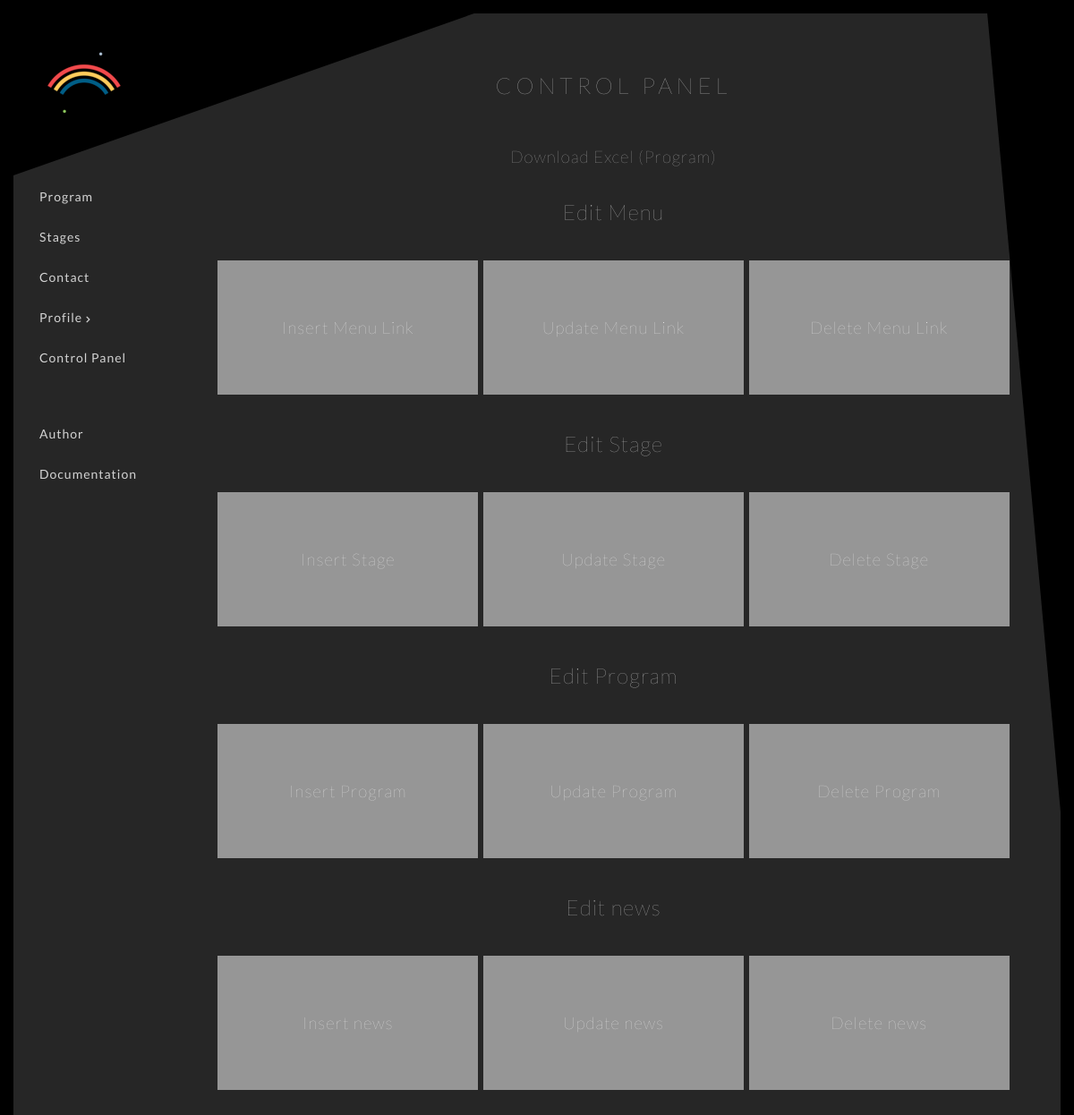
Page /index.php?page=controlpanel (signed in) on the committed database.
### tables this page shows
CREATE TABLE `menu` (
  `id_menu` int(4) NOT NULL,
  `name` varchar(100) NOT NULL,
  `link` varchar(100) NOT NULL,
  `level` int(2) NOT NULL,
  `type` varchar(100) NOT NULL,
  `parent_id` int(4) DEFAULT NULL
);

### config/connection.php (called while the page is built, shortened)
<?php
include ABSOLUTE_PATH."models/functions.php";
try{
	$conn = new PDO("mysql:host=".SERVER.";dbname =".DBNAME, USERNAME, PASSWORD);
	$conn -> setAttribute(PDO::ATTR_DEFAULT_FETCH_MODE, PDO::FETCH_ASSOC);
	$conn->setAttribute(PDO::ATTR_ERRMODE, PDO::ERRMODE_EXCEPTION);
}
catch(PDOException $ex){
	$ex->getMessage();
	exit('Server not responding, please try again later.');
}
function execQuery($query){
	global $conn;
	return $conn->query($query)->fetchAll(PDO::FETCH_ASSOC);
}
?>

### models/menu/functions.php (called while the page is built, shortened)
<?php
	function primaryMenuHeader(){
		return execQuery("SELECT * FROM club.menu WHERE parent_id is NULL AND type='header' ");
	}
	function primaryMenuFooter(){
		return execQuery("SELECT * FROM club.menu WHERE parent_id is NULL AND type='footer' ");
	}
	function recursiveMenu($id){
		return execQuery("SELECT * FROM club.menu WHERE parent_id = $id");
	}
?>

### views/controlPanel.php (the view, shortened to what this page needs)
<div class="main" id="controlPanel">
	<h1>CONTROL PANEL</h1><br><br><br>
	<h3 id="dlExcel" class="dl">Download Excel (Program)</h3><br><br>
		<h2>Edit Menu</h2>
		<div id="menuEdit" class="cpBlock">
			<h3 id="menuInsert">Insert Menu Link</h3>
			<h3 id="menuUpdate">Update Menu Link</h3>
			<h3 id="menuDelete">Delete Menu Link</h3>
		</div>
		<h2>Edit Stage</h2>
		<div id="stageEdit" class="cpBlock">
			<h3 id="stageInsert">Insert Stage</h3>
			<h3 id="stageUpdate">Update Stage</h3>
			<h3 id="stageDelete">Delete Stage</h3>
		</div>
		<h2>Edit Program</h2>
		<div id="programEdit" class="cpBlock">
			<h3 id="programInsert">Insert Program</h3>
			<h3 id="programUpdate">Update Program</h3>
			<h3 id="programDelete">Delete Program</h3>
		</div>
		<h2>Edit news</h2>
		<div id="newsEdit" class="cpBlock">
			<h3 id="newsInsert">Insert news</h3>
			<h3 id="newsUpdate">Update news</h3>
			<h3 id="newsDelete">Delete news</h3>
		</div>
</div>

### views/fixed/menu.php (shortened to what this page needs)
<?php include "models/menu/functions.php"; ?>
<div id="menu">
	<div id="logo">
		<a href="index.php"><img src="assets/img/logo.png" alt="logo"/></a>
	</div>
	<ul id="header">
	<?php
	$menu_primary_header = primaryMenuHeader();
	foreach($menu_primary_header as $row){
		$name = $row['name'];
		$link = $row['link'];
		$id = $row['id_menu'];
		$children = recursiveMenu($id);
		if((isset($_SESSION['username'])&&(($name=='login')||($name=='register')))||(!isset($_SESSION['username'])&&($name=='profile'))){
			continue;
			}
		else{
			echo "<li";
			if(count($children)>0){
				echo " class='recursiveMenu'>";
				echo "<a href=$link>{$name} <i class='fas fa-chevron-right'></i></a>";
			}
			else{
				echo "><a href=$link>{$name}</a>";
			}
		}
		echo "</li>";
	}
	?>
	</ul>
	<ul id="footer">
	<?php
	$menu_primary_footer = primaryMenuFooter();
	foreach($menu_primary_footer as $row){
		$name = $row['name'];
		$link = $row['link'];
		$id = $row['id_menu'];
		$children = recursiveMenu($id);
		if((isset($_SESSION['username'])&&(($name=='login')||($name=='register')))||(!isset($_SESSION['username'])&&($name=='profile'))){
			continue;
			}
		else{
			echo "<li";
			if(count($children)>0){
				echo " class='recursiveMenu'>";
				echo "<a href=$link>{$name} <i class='fas fa-chevron-right'></i></a>";
				children($children);
			}
			else{
				echo "><a href=$link>{$name}</a>";
			}
		}
		echo "</li>";
	} ?>
	</ul>
</div>

### assets/css/style.css (style rules this page uses)
* { margin: 0px; padding: 0px; box-sizing: border-box; }
ul { list-style: none; }
a { text-decoration: none; color: white; letter-spacing: 1px; }
p, a, li, input, textarea { font-size: 14px; }
p, a, h1, h2, h3, h4, h5, h6, li, input, textarea { font-family: 'Lato', sans-serif; color: lightgrey; }
h1, h2, h3, h4, h5, h6 { letter-spacing: 1px; font-weight: 1; }
h1 { font-size: 25px; letter-spacing: 5px; }
body { background-color: #000; }
#menu { width: 15%; height: 100vh; padding: 5px 10px; position: fixed; top: 0px; left: 0px; z-index: 998; }
#menu #logo { padding: 30px; }
#menu #header, #menu #footer { margin-top: 20px; padding-left: 20px; padding-bottom: 20px; }
#menu #header li, #menu #footer li { padding: 14px; text-transform: capitalize; }
#menu #header .recursiveMenu, #menu #footer .recursiveMenu { position: relative; }
#menu #header .recursiveMenu i, #menu #footer .recursiveMenu i { font-size: 8px; }
.main { width: 85%; margin: 80px 0px 50px 15%; }
#controlPanel { display: flex; justify-content: center; align-items: center; flex-direction: column; }
#controlPanel h1 { font-size: 25px; letter-spacing: 5px; }
#controlPanel .cpBlock { width: 100%; height: 150px; display: flex; align-items: center; justify-content: center; margin: 40px; }
#controlPanel .cpBlock h3 { width: 30%; color: white; height: inherit; display: flex; justify-content: center; align-items: center; background-color: #969696; margin: 0px 3px; }

### rows in the picture
menu: name "Program"
menu: name "Stages"
menu: name "Contact"
menu: name "Profile"
menu: name "Control Panel"
menu: name "Author"
menu: name "Documentation"
